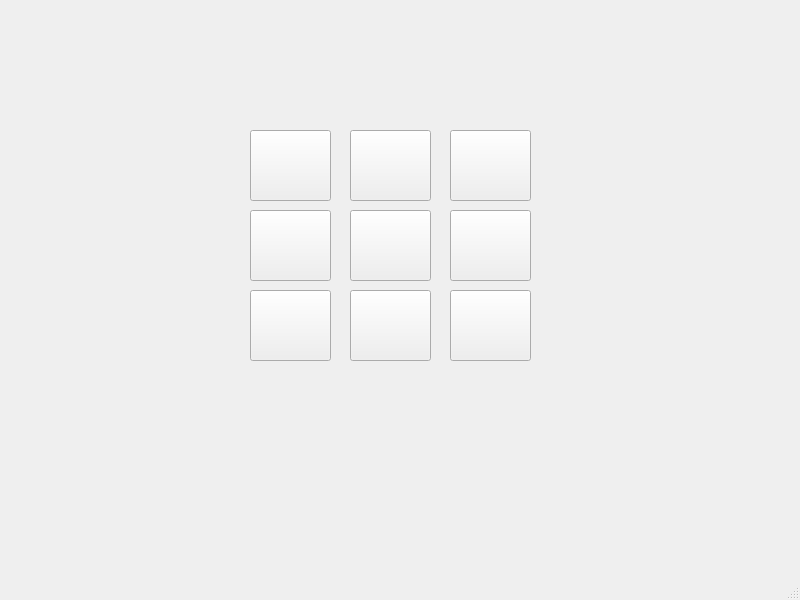
<?xml version="1.0" encoding="UTF-8"?>
<ui version="4.0">
 <class>MainWindow</class>
 <widget class="QMainWindow" name="MainWindow">
  <property name="geometry">
   <rect>
    <x>0</x>
    <y>0</y>
    <width>800</width>
    <height>600</height>
   </rect>
  </property>
  <property name="windowTitle">
   <string>MainWindow</string>
  </property>
  <widget class="QWidget" name="centralwidget">
   <widget class="QPushButton" name="pushButton_5">
    <property name="geometry">
     <rect>
      <x>450</x>
      <y>210</y>
      <width>81</width>
      <height>71</height>
     </rect>
    </property>
    <property name="text">
     <string/>
    </property>
   </widget>
   <widget class="QPushButton" name="pushButton_3">
    <property name="geometry">
     <rect>
      <x>250</x>
      <y>210</y>
      <width>81</width>
      <height>71</height>
     </rect>
    </property>
    <property name="text">
     <string/>
    </property>
   </widget>
   <widget class="QPushButton" name="pushButton_6">
    <property name="geometry">
     <rect>
      <x>250</x>
      <y>290</y>
      <width>81</width>
      <height>71</height>
     </rect>
    </property>
    <property name="text">
     <string/>
    </property>
   </widget>
   <widget class="QPushButton" name="pushButton_2">
    <property name="geometry">
     <rect>
      <x>450</x>
      <y>130</y>
      <width>81</width>
      <height>71</height>
     </rect>
    </property>
    <property name="text">
     <string/>
    </property>
   </widget>
   <widget class="QPushButton" name="pushButton_4">
    <property name="geometry">
     <rect>
      <x>350</x>
      <y>210</y>
      <width>81</width>
      <height>71</height>
     </rect>
    </property>
    <property name="text">
     <string/>
    </property>
   </widget>
   <widget class="QPushButton" name="pushButton_7">
    <property name="geometry">
     <rect>
      <x>350</x>
      <y>290</y>
      <width>81</width>
      <height>71</height>
     </rect>
    </property>
    <property name="text">
     <string/>
    </property>
   </widget>
   <widget class="QPushButton" name="pushButton_8">
    <property name="geometry">
     <rect>
      <x>450</x>
      <y>290</y>
      <width>81</width>
      <height>71</height>
     </rect>
    </property>
    <property name="text">
     <string/>
    </property>
   </widget>
   <widget class="QPushButton" name="pushButton_1">
    <property name="geometry">
     <rect>
      <x>350</x>
      <y>130</y>
      <width>81</width>
      <height>71</height>
     </rect>
    </property>
    <property name="text">
     <string/>
    </property>
   </widget>
   <widget class="QPushButton" name="pushButton_0">
    <property name="geometry">
     <rect>
      <x>250</x>
      <y>130</y>
      <width>81</width>
      <height>71</height>
     </rect>
    </property>
    <property name="text">
     <string/>
    </property>
   </widget>
  </widget>
  <widget class="QMenuBar" name="menubar">
   <property name="geometry">
    <rect>
     <x>0</x>
     <y>0</y>
     <width>800</width>
     <height>22</height>
    </rect>
   </property>
  </widget>
  <widget class="QStatusBar" name="statusbar"/>
 </widget>
 <resources/>
 <connections/>
</ui>
